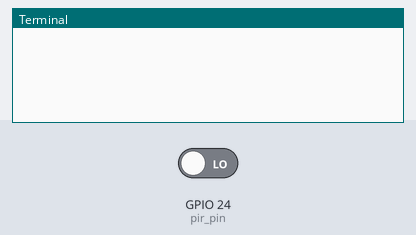
A program run on a simulated Raspberry Pi (BCM pin numbers). Shown: the last lines printed to the terminal. The test bench sets the inputs (shaded band); at power-on: GPIO 24 (pir_pin) LOW.

Above: at 1.2 s.
1.3 s: GPIO 24 (pir_pin) driven HIGH
At 2.1 s:
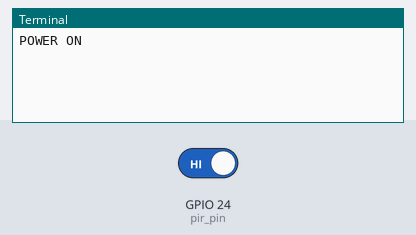
At 4.9 s:
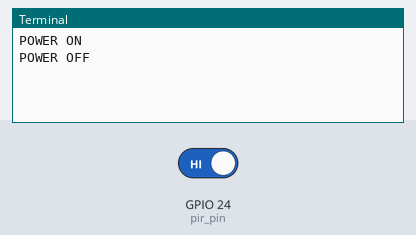

The program:

power_movement_2019.py
```python
#!/usr/bin/env python
# pylint: skip-file

# Adafruit
# https: // learn.adafruit.com/adafruits-raspberry-pi-lesson-13-power-control

import time
import RPi.GPIO as io

io.setmode(io.BCM)

pir_pin = 24
power_pin = 23

io.setup(pir_pin, io.IN)
io.setup(power_pin, io.OUT)
io.output(power_pin, False)

while True:
    if io.input(pir_pin):
        print("POWER ON")
        io.output(power_pin, True)
        time.sleep(2)
        print("POWER OFF")
        io.output(power_pin, False)
        time.sleep(5)
    time.sleep(0.5)
```

Measured:
- after the input at 1.3 s, the terminal: prints a new line after 0.20 s (image 1)
